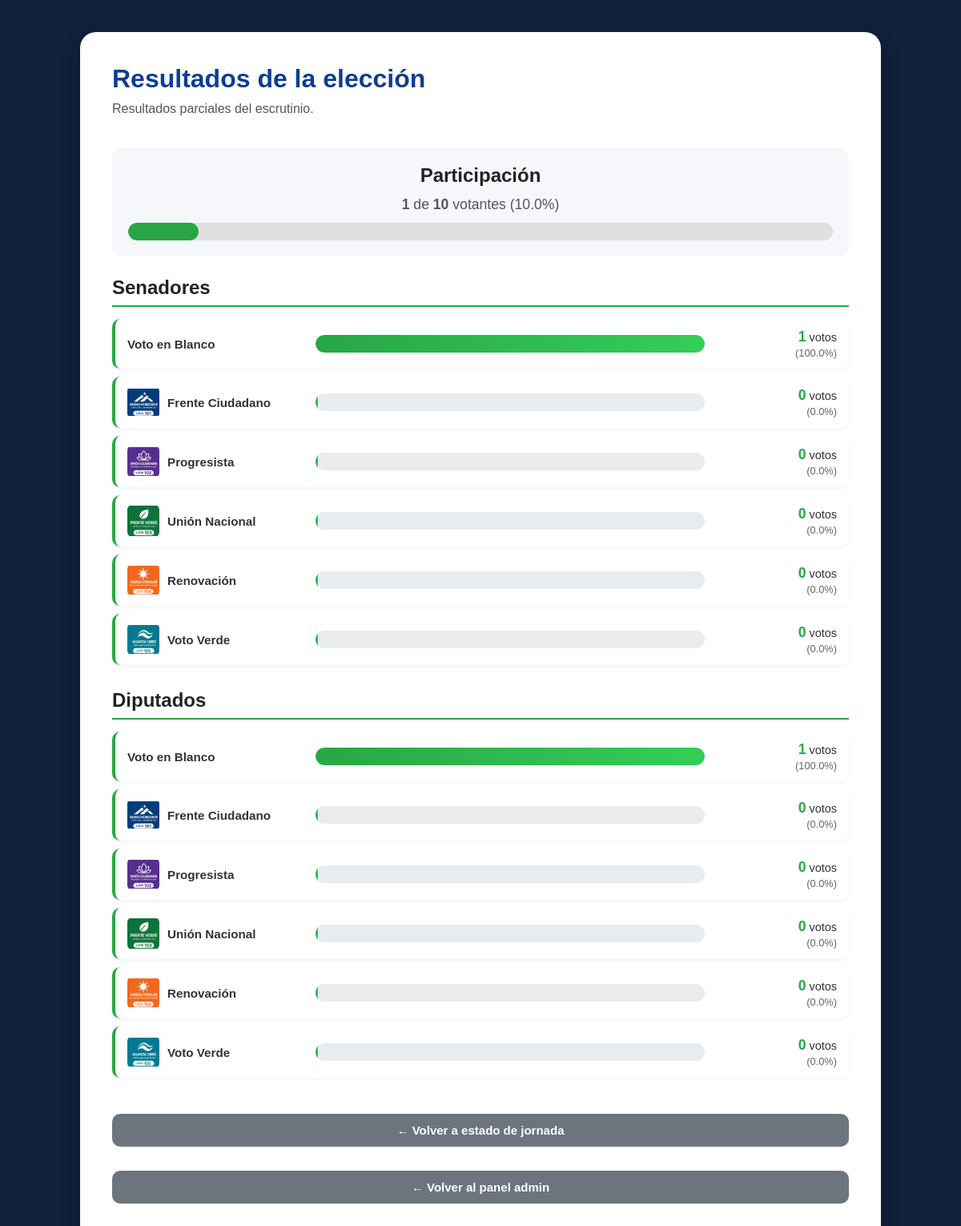
Screenshot of /admin/resultados (signed in) with the database file from the repository.
### tables this page shows
CREATE TABLE resultados (id INTEGER PRIMARY KEY AUTOINCREMENT, partido_id INTEGER NOT NULL, categoria TEXT NOT NULL, votos INTEGER DEFAULT 0, UNIQUE(partido_id, categoria));

CREATE TABLE partidos(
                   id INTEGER PRIMARY KEY AUTOINCREMENT,
                   nombre TEXT NOT NULL,
                   votos INTEGER DEFAULT 0
                   , numero_lista INTEGER);

### app.py (the view)
@app.route('/admin/resultados')
@requiere_admin
def resultados():
    con = sqlite3.connect("Votaid.db")
    cur = con.cursor()
    cur.execute("""
        SELECT p.id, p.nombre, p.numero_lista, r.categoria, r.votos
        FROM resultados r
        JOIN partidos p ON p.id = r.partido_id
        ORDER BY r.categoria, r.votos DESC, p.numero_lista ASC
    """)
    filas = cur.fetchall()
    senadores = []
    diputados = []
    for pid, nombre, numero_lista, categoria, votos in filas:
        item = {
            "id": pid,
            "nombre": nombre,
            "numero_lista": numero_lista,
            "votos": votos
        }
        if categoria == "senador":
            senadores.append(item)
        else:
            diputados.append(item)
    total_senadores = sum(p["votos"] for p in senadores)
    total_diputados = sum(p["votos"] for p in diputados)
    for p in senadores:
        p["porcentaje"] = round((p["votos"] / total_senadores) * 100, 1) if total_senadores > 0 else 0
    for p in diputados:
        p["porcentaje"] = round((p["votos"] / total_diputados) * 100, 1) if total_diputados > 0 else 0
    cur.execute("SELECT COUNT(*) FROM usuarios WHERE ya_voto = 1")
    votaron = cur.fetchone()[0]
    cur.execute("SELECT COUNT(*) FROM usuarios")
    total = cur.fetchone()[0]
    con.close()
    porcentaje_participacion = round((votaron / total) * 100, 1) if total > 0 else 0
    return render_template(
        "admin/resultados.html",
        senadores=senadores,
        diputados=diputados,
        votaron=votaron,
        total=total,
        porcentaje_participacion=porcentaje_participacion
    )

### app.py (called while the page is built)
def requiere_admin(f):
    @wraps(f)
    def decorada(*args, **kwargs):
        if not session.get("admin_logueado"):
            return redirect(url_for("loginadmin"))
        return f(*args, **kwargs)
    return decorada

### templates/admin/resultados.html (shortened to what this page needs)
<!DOCTYPE html>
<html lang="es">
<head>
    <link rel="stylesheet" href="{{ url_for('static', filename='css/style.css') }}">
</head>
<body>
    <div class="admin-container">
        <header class="admin-header">
            <div>
                <h1>Resultados de la elección</h1>
                <p>Resultados parciales del escrutinio.</p>
            </div>
        </header>
        <section class="participacion">
            <h2>Participación</h2>
            <p class="participacion-numeros">
                <strong>{{ votaron }}</strong> de <strong>{{ total }}</strong> votantes
                ({{ porcentaje_participacion }}%)
            </p>
            <div class="barra-participacion">
                <div class="barra-relleno" style="width: {{ porcentaje_participacion }}%;"></div>
            </div>
        </section>
        <section class="resultados-categoria">
            <h2>Senadores</h2>
            {% if senadores %}
                {% for partido in senadores %}
                    <div class="resultado-fila">
                        <div class="resultado-info">
                            <img
                                src="{{ url_for('static', filename='img/' + partido.id|string + '_logo.png') }}"
                                alt="Logo {{ partido.nombre }}"
                                class="resultado-logo"
                                onerror="this.style.display='none'"
                            >
                            <span class="resultado-nombre">{{ partido.nombre }}</span>
                        </div>
                        <div class="resultado-barra-container">
                            <div class="resultado-barra" style="width: {{ partido.porcentaje }}%;"></div>
                        </div>
                        <div class="resultado-votos">
                            <strong>{{ partido.votos }}</strong> votos
                            <span class="resultado-porcentaje">({{ partido.porcentaje }}%)</span>
                        </div>
                    </div>
                {% endfor %}
            {% endif %}
        </section>
        <section class="resultados-categoria">
            <h2>Diputados</h2>
            {% if diputados %}
                {% for partido in diputados %}
                    <div class="resultado-fila">
                        <div class="resultado-info">
                            <img
                                src="{{ url_for('static', filename='img/' + partido.id|string + '_logo.png') }}"
                                alt="Logo {{ partido.nombre }}"
                                class="resultado-logo"
                                onerror="this.style.display='none'"
                            >
                            <span class="resultado-nombre">{{ partido.nombre }}</span>
                        </div>
                        <div class="resultado-barra-container">
                            <div class="resultado-barra" style="width: {{ partido.porcentaje }}%;"></div>
                        </div>
                        <div class="resultado-votos">
                            <strong>{{ partido.votos }}</strong> votos
                            <span class="resultado-porcentaje">({{ partido.porcentaje }}%)</span>
                        </div>
                    </div>
                {% endfor %}
            {% else %}
                <p class="sin-votos">Todavía no hay votos registrados.</p>
            {% endif %}
        </section>
        <div class="acciones-admin">
            <a href="{{ url_for('estado_jornada') }}" class="boton boton-gris">← Volver a estado de jornada</a>
        <br>
        <a href="{{ url_for('panel_admin') }}" class="boton boton-azul">← Volver al panel admin</a>
</div>
    </div>
</body>
</html>

### static/css/style.css (style rules this page uses)
* { margin:0; padding:0; box-sizing:border-box; }
body { font-family: Arial, sans-serif; background:#11203b; display:flex; justify-content:center; align-items:center; min-height:100vh; padding:40px 0; }
h1 { color:#0F3D91; margin-bottom:15px; }
p { color:#555; margin-bottom:30px; }
.boton { width:100%; padding:15px; border:none; border-radius:10px; background:#0F3D91; color:white; font-size:18px; cursor:pointer; }
.boton { display:block; width:100%; margin:15px 0; padding:18px; background:#0F3D91; color:white; text-decoration:none; border-radius:12px; text-align:center; font-size:20px; font-weight:bold; transition:0.3s; }
.boton { display:inline-block; background:#1f5eff; color:white; padding:12px 25px; border-radius:10px; text-decoration:none; font-weight:bold; transition:0.3s; }
.admin-container { background: white; width: 90%; max-width: 1000px; padding: 40px; border-radius: 20px; box-shadow: 0 10px 25px rgba(0, 0, 0, .2); }
.admin-header { display: flex; justify-content: space-between; align-items: center; margin-bottom: 40px; }
.admin-header h1 { color: #0F3D91; margin-bottom: 10px; }
.admin-header p { color: #555; margin-bottom: 0; }
.participacion { background: #f5f7fa; padding: 20px; border-radius: 12px; margin-bottom: 25px; text-align: center; }
.participacion h2 { margin-top: 0; margin-bottom: 12px; color: #222; }
.participacion-numeros { font-size: 1.1rem; margin-bottom: 12px; }
.barra-participacion { width: 100%; height: 22px; background: #e0e0e0; border-radius: 11px; overflow: hidden; }
.barra-relleno { height: 100%; background: #28a745; border-radius: 11px; transition: width 0.6s ease; }
.resultados-categoria { margin-bottom: 30px; }
.resultados-categoria h2 { color: #222; border-bottom: 2px solid #28a745; padding-bottom: 8px; margin-bottom: 15px; }
.acciones-admin { text-align: center; margin-top: 30px; }
.acciones-admin .boton { display: inline-block; padding: 12px 25px; background: #6c757d; color: white; text-decoration: none; border-radius: 10px; font-weight: bold; transition: 0.3s; }
.boton { display: inline-block; padding: 10px 22px; border: none; border-radius: 10px; font-size: 15px; font-weight: bold; text-decoration: none; cursor: pointer; transition: 0.3s; text-align: center; }
.boton-azul { background: #0d6efd; color: white; }
.boton-gris { background: #6c757d; color: white; }
.resultado-fila { display: grid; grid-template-columns: 220px 1fr 150px; align-items: center; gap: 15px; padding: 12px 15px; background: #fff; border-radius: 10px; margin-bottom: 10px; border-left: 4px solid #28a745; box-shadow: 0 2px 4px rgba(0, 0, 0, 0.05); }
.resultado-info { display: flex; align-items: center; gap: 10px; }
.resultado-logo { width: 40px; height: 40px; object-fit: contain; border-radius: 6px; background: #fff; flex-shrink: 0; }
.resultado-nombre { font-weight: bold; color: #333; font-size: 0.95rem; }
.resultado-barra-container { width: 100%; height: 22px; background: #e9ecef; border-radius: 11px; overflow: hidden; }
.resultado-barra { height: 100%; background: linear-gradient(90deg, #28a745, #34ce57); border-radius: 11px; transition: width 0.6s ease; min-width: 3px; }
.resultado-votos { text-align: right; font-size: 0.9rem; color: #333; }
.resultado-votos strong { color: #28a745; font-size: 1.1rem; }
.resultado-porcentaje { display: block; color: #666; font-size: 0.8rem; margin-top: 2px; }

### rows the page displays
resultados: nombre "Voto en Blanco", votos "1", porcentaje "100.0"
resultados: shows a picture, nombre "Frente Ciudadano", votos "0", porcentaje "0.0"
resultados: shows a picture, nombre "Progresista", votos "0", porcentaje "0.0"
resultados: shows a picture, nombre "Unión Nacional", votos "0", porcentaje "0.0"
resultados: shows a picture, nombre "Renovación", votos "0", porcentaje "0.0"
resultados: shows a picture, nombre "Voto Verde", votos "0", porcentaje "0.0"
resultados: nombre "Voto en Blanco", votos "1", porcentaje "100.0"
resultados: shows a picture, nombre "Frente Ciudadano", votos "0", porcentaje "0.0"
resultados: shows a picture, nombre "Progresista", votos "0", porcentaje "0.0"
resultados: shows a picture, nombre "Unión Nacional", votos "0", porcentaje "0.0"
resultados: shows a picture, nombre "Renovación", votos "0", porcentaje "0.0"
resultados: shows a picture, nombre "Voto Verde", votos "0", porcentaje "0.0"

### other values shown
{{ votaron }} "1"
{{ total }} "10"
{{ porcentaje_participacion }} "10.0"
